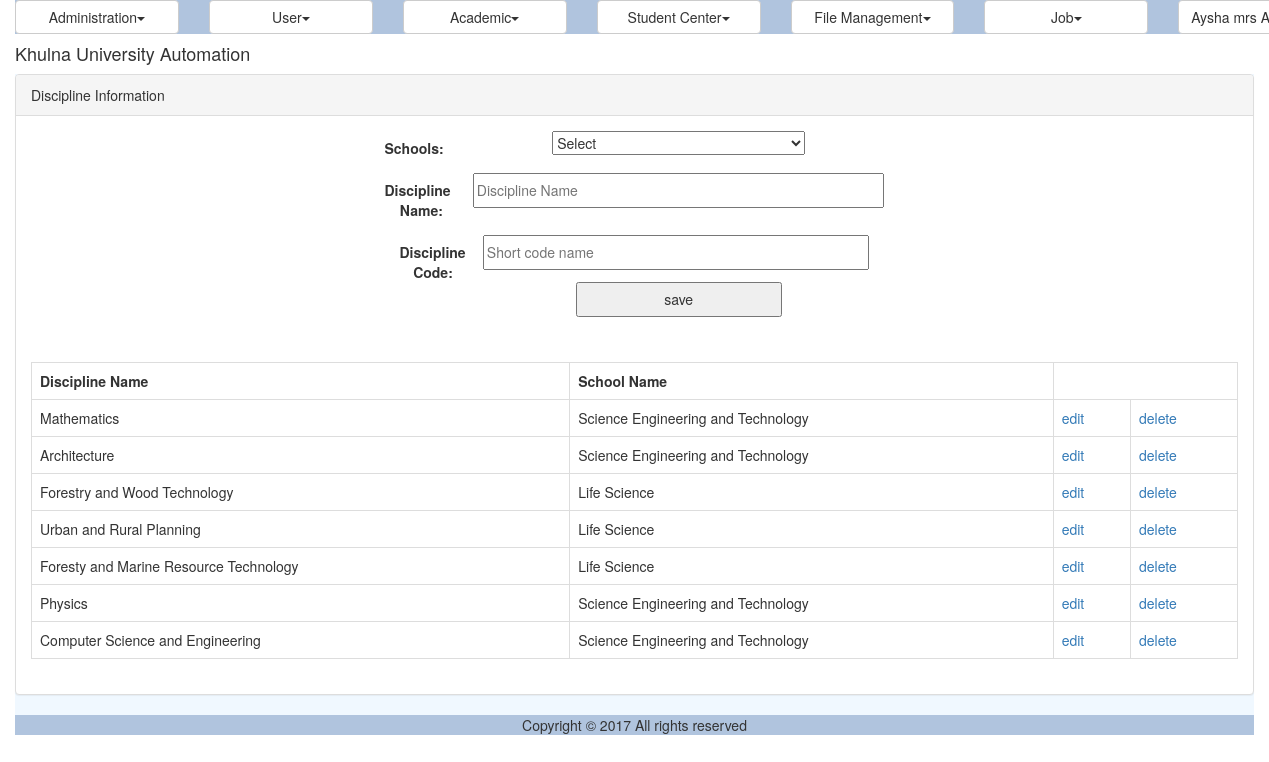
Screenshot of /web/src/DigitalUniversity/discipline.php (signed in) with the database file from the repository.
### tables this page shows
CREATE TABLE IF NOT EXISTS `ums_discipline` (
  `ID` varchar(40) NOT NULL,
  `Name` varchar(50) NOT NULL,
  `ShortCode` varchar(20) DEFAULT NULL,
  `SchoolID` varchar(40) DEFAULT NULL,
  PRIMARY KEY (`ID`)
);

CREATE TABLE IF NOT EXISTS `ums_school` (
  `ID` varchar(40) NOT NULL,
  `Name` varchar(50) NOT NULL,
  `DeanID` varchar(40) NOT NULL
);

### web/src/DigitalUniversity/util/class.util.inc (called while the page is built, shortened)
<?php
class ConfigUtil implements I_DBConfig, I_LogConfig, I_LanguageConfig{
	public static $s_instance;
	private $_host;
	private $_username;
	private $_password;
	private $_database;
	public static function getInstance() {
		if(!self::$s_instance) {
			self::$s_instance = new self();
		}
		return self::$s_instance;
	}
	private function readConfig(){
		$this->_ini_array = parse_ini_file(CONFIG.'system.ini');
		$this->_host =	$this->_ini_array['db_host'];
		$this->_username = $this->_ini_array['db_username'];
		$this->_password = $this->_ini_array['db_password'];
		$this->_database = $this->_ini_array['db_database'];
	}
	public function getDBHost(){
		return $this->_host;
	}
	public function getDBUserName(){
		return $this->_username;
	}
	public function getDBPassword(){
		return $this->_password;
	}
	public function getDBName(){
		return $this->_database;
	}
}
class DBUtil implements I_DBUtil {
	private static $s_instance;
	private $_host;
	private $_username;
	private $_password;
	private $_database;
	protected $_connection;
	protected $_result;
	public static function getInstance() {
		if(!self::$s_instance) {
			self::$s_instance = new self();
		}
		return self::$s_instance;
	}
	private function readDBConfig(){
		$_config = ConfigUtil::getInstance();
		$this->_host = $_config->getDBHost();
		$this->_username = $_config->getDBUserName();
		$this->_password = $_config->getDBPassword();
		$this->_database = $_config->getDBName();
	}
	private function setConnection(){
		$this->_connection = new mysqli($this->_host, $this->_username,
			$this->_password, $this->_database);
	}
	public function doQuery($sql) {
		$this->_result = $this->_connection->query($sql) or die(mysqli_error($this->_connection));
		return $this->_result;
	}
	public function getNumRows() {
		$this->_numRows = mysqli_num_rows($this->_result);
		return $this->_numRows;
	}
	public function getAllRows() {
		$rows = array();
		for($x = 0; $x < $this->getNumRows(); $x++) {
			$rows[] = mysqli_fetch_assoc($this->_result);
		}
		return $rows;
	}
	public function getTopRow() {
		return $this->_result->fetch_array();
	}
}
class LogUtil{
	private static $s_instance;
	public static function getInstance(){
		if(!self::$s_instance) {
			self::$s_instance = new self();
		}
		return self::$s_instance;
	}
}
class LangUtil{
	private static $s_instance;
	public static function getInstance() {
		if(!self::$s_instance) {
			self::$s_instance = new self();
		}
		return self::$s_instance;
	}
}
?>

### web/src/DigitalUniversity/modules/user/ui/blade/view.discipline.blade.inc (called while the page is built, shortened)
<?php
include_once UTILITY.'class.util.inc';
include_once MODULES_USER.'bao/class.disciplinebao.inc';
$_DisciplineBAO = new DisciplineBAO();
?>

### web/src/DigitalUniversity/modules/user/bao/class.disciplinebao.inc (called while the page is built, shortened)
<?php
include_once UTILITY.'class.util.inc';
include_once MODULES_USER.'dao/class.disciplinedao.inc';
Class DisciplineBAO{
	private $_DisciplineDAO;
	public function __construct(){
		$this->_DisciplineDAO = new DisciplineDAO();
	}
	public function getAllDisciplines(){
		$Result = $this->_DisciplineDAO->getAllDisciplines();
		return $Result;
	}
}
?>

### web/src/DigitalUniversity/modules/user/dao/class.disciplinedao.inc (called while the page is built, shortened)
<?php
include_once COMMON.'class.common.inc';
include_once COMMON.'class.common.course.inc';
include_once UTILITY.'class.util.inc';
Class DisciplineDAO{
	private $_DB;
	public function __construct(){
		$this->_DB = DBUtil::getInstance();
	}
	public function getAllDisciplines(){
		$DisciplineList = array();
		$this->_DB->doQuery("SELECT * FROM ums_discipline");
		$rows = $this->_DB->getAllRows();
		for($i = 0; $i < sizeof($rows); $i++) {
			$row = $rows[$i];
			$this->_Discipline = new Discipline();
		    $this->_Discipline->setID ( $row['ID']);
		    $this->_Discipline->setName( $row['Name'] );
		    $this->_Discipline->setShortCode( $row['ShortCode'] );
			$School = new School();
			$School->setID($row['SchoolID']);
			$this->_DB->doQuery("SELECT * FROM ums_school where ID='".$row['SchoolID']."'");
			$schoolRow = $this->_DB->getTopRow();
			$School->setName($schoolRow['Name']);
			$this->_Discipline->setSchool($School);
		    $DisciplineList[]=$this->_Discipline;
		}
		$Result = new Result();
		$Result->setIsSuccess(1);
		$Result->setResultObject($DisciplineList);
		return $Result;
	}
}
?>

### web/src/DigitalUniversity/common/class.common.inc (called while the page is built, shortened)
<?php
class Result{
    private $_IsSuccess=0;
    private $_ResultObject;
    public function setIsSuccess($IsSuccess){
        $this->_IsSuccess = $IsSuccess;
    }
    public function getIsSuccess(){
        return $this->_IsSuccess;
    }
    public function setResultObject($ResultObject){
        $this->_ResultObject = $ResultObject;
    }
    public function getResultObject(){
        return $this->_ResultObject;
    }
}
?>

### web/src/DigitalUniversity/common/class.common.course.inc (called while the page is built, shortened)
<?php
class Discipline{
    private $_ID;
    private $_Name;
    private $_School;
    public function setID ( $ID ) {
        $this->_ID = $ID;
    }
    public function getID () {
        return $this->_ID;
    }
    public function setName( $Name ) {
        $this->_Name = $Name;
    }
    public function getName() {
        return $this->_Name;
    }
    public function setSchool( $School ) {
        $this->_School = $School;
    }
    public function getSchool() {
        return $this->_School;
    }
}
class School{
    private $_Name;
    public function setName( $Name ) {
        $this->_Name = $Name;
    }
    public function getName() {
        return $this->_Name;
    }
}
?>

### web/src/DigitalUniversity/modules/user/ui/view.discipline.inc (the view, shortened to what this page needs)
<?php
include_once 'blade/view.discipline.blade.inc';
include_once COMMON.'class.common.inc';
include_once COMMON.'class.common.course.inc';
?>
<div class="panel panel-default">
    <div class="panel-heading">Discipline Information</div>
    <div class="panel-body">
	<div id="form">
		<form method="post" class="form-horizontal">
				<div class="form-group">
	              	<label class="control-label col-sm-2" for="selectedSchool">Schools:</label>
	              	<div class="col-sm-10">
					    <?php
					    $var = '<select name="selectedSchool" id="select-from-schools">';
						$Result = $_SchoolBAO->getAllSchools();
						if($Result->getIsSuccess()){
							$Schools = $Result->getResultObject();
							$var = $var.'<option value="select">Select</option>';
					       for ($i=0; $i < sizeof($Schools); $i++) {
					       		$School = $Schools[$i];
					    		$var = $var. '<option value="'.$School->getID().'"';
					          	$var = $var.'>'.$School->getName().'</option>';
							}
							$var = $var.'</select>';
						}
						echo $var;
						?>
					</div>
				</div>
				<div class="form-group">
              	<label class="control-label col-sm-2" for="txtName">Discipline Name:</label>
              	<div class="col-sm-10">
					<input type="text" name="txtName" placeholder="Discipline Name" value="<?php
					if(isset($_GET['edit'])) echo $getROW->getName();  ?>" />
				</div>
				</div>
				<div>
				<label class="control-label col-sm-2" for="txtShortCode">Discipline Code:</label>
				<div class="col-sm-10">
					<input type="text" name="txtShortCode" placeholder="Short code name" value="<?php
					if(isset($_GET['edit'])) echo $getROW->getShortCode();  ?>" />
				</div>
				</div>
		        <div class="form-group">
	              <div class="col-sm-offset-2 col-sm-10">
						<?php
						if(isset($_GET['edit']))
						{
							?>
							<button type="submit" name="update">update</button>
							<?php
						}
						else
						{
							?>
							<button type="submit" name="save">save</button>
							<?php
						}
						?>
					</div>
				</div>
		</form>
	</div>
	</div>
	<div class="panel-body">
	<table class="table table-bordered">
	<?php
	$Result = $_DisciplineBAO->getAllDisciplines();
	if($Result->getIsSuccess()){
		$DisciplineList = $Result->getResultObject();
	?>
		<tr>
			<th>Discipline Name</th>
			<th>School Name</th>
		</tr>
		<?php
		for($i = 0; $i < sizeof($DisciplineList); $i++) {
			$Discipline = $DisciplineList[$i];
			?>
		    <tr>
			    <td><?php echo $Discipline->getName(); ?></td>
			    <td><?php echo $Discipline->getSchool()->getName(); ?></td>
			    <td><a href="?edit=<?php echo $Discipline->getID(); ?>" onclick="return confirm('sure to edit !'); " >edit</a></td>
			    <td><a href="?del=<?php echo $Discipline->getID(); ?>" onclick="return confirm('sure to delete !'); " >delete</a></td>
		    </tr>
	    <?php
		}
	}
	else{
		echo $Result->getResultObject();
	}
	?>
	</table>
	</div>
</div>

### web/src/DigitalUniversity/resources/css/style.css (style rules this page uses)
#form { width:500px; margin:0px auto; text-align:center; }
#form form input { width:100%; height:35px; }
form button { width:50%; height:35px; }
table,td { border:solid #e9e9e9 1px; }

### rows the page displays
ums_discipline: Name "Mathematics"
ums_school: Name "Science Engineering and Technology"
ums_discipline: Name "Architecture"
ums_discipline: Name "Forestry and Wood Technology"
ums_school: Name "Life Science"
ums_discipline: Name "Urban and Rural Planning"
ums_discipline: Name "Foresty and Marine Resource Technology"
ums_discipline: Name "Physics"
ums_discipline: Name "Computer Science and Engineering"

### other values shown
$globalMenu[$i]->getTitle() "Administration User Academic Student Center File Management Job"
$CurrentUser->getFullName() "Aysha mrs…"
